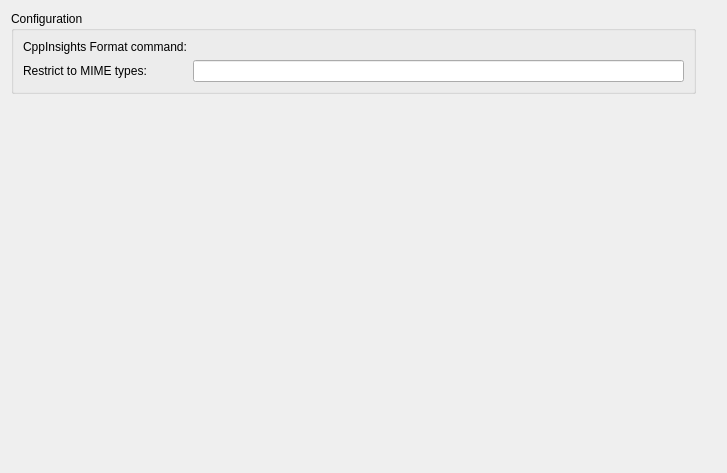
<?xml version="1.0" encoding="UTF-8"?>
<ui version="4.0">
 <class>CppInsightsPlugin::Internal::OptionsPage</class>
 <widget class="QWidget" name="CppInsightsPlugin::Internal::OptionsPage">
  <property name="geometry">
   <rect>
    <x>0</x>
    <y>0</y>
    <width>727</width>
    <height>473</height>
   </rect>
  </property>
  <property name="windowTitle">
   <string>Form</string>
  </property>
  <layout class="QGridLayout" name="gridLayout">
   <item row="0" column="0">
    <widget class="QGroupBox" name="configuration">
     <property name="title">
      <string>Configuration</string>
     </property>
     <layout class="QGridLayout" name="gridLayout_2">
      <item row="0" column="0">
       <widget class="QLabel" name="commandLabel">
        <property name="text">
         <string>CppInsights Format command:</string>
        </property>
        <property name="buddy">
         <cstring>command</cstring>
        </property>
       </widget>
      </item>
      <item row="0" column="1">
       <widget class="Utils::PathChooser" name="command" native="true"/>
      </item>
      <item row="1" column="0">
       <widget class="QLabel" name="mimeLabel">
        <property name="text">
         <string>Restrict to MIME types:</string>
        </property>
        <property name="buddy">
         <cstring>mime</cstring>
        </property>
       </widget>
      </item>
      <item row="1" column="1">
       <widget class="QLineEdit" name="mime"/>
      </item>
     </layout>
    </widget>
   </item>
   <item row="1" column="1">
    <spacer name="verticalSpacer">
     <property name="orientation">
      <enum>Qt::Vertical</enum>
     </property>
     <property name="sizeHint" stdset="0">
      <size>
       <width>20</width>
       <height>357</height>
      </size>
     </property>
    </spacer>
   </item>
  </layout>
 </widget>
 <customwidgets>
  <customwidget>
   <class>Utils::PathChooser</class>
   <extends>QWidget</extends>
   <header location="global">utils/pathchooser.h</header>
   <container>1</container>
  </customwidget>
 </customwidgets>
 <tabstops>
  <tabstop>mime</tabstop>
 </tabstops>
 <resources/>
 <connections/>
</ui>
